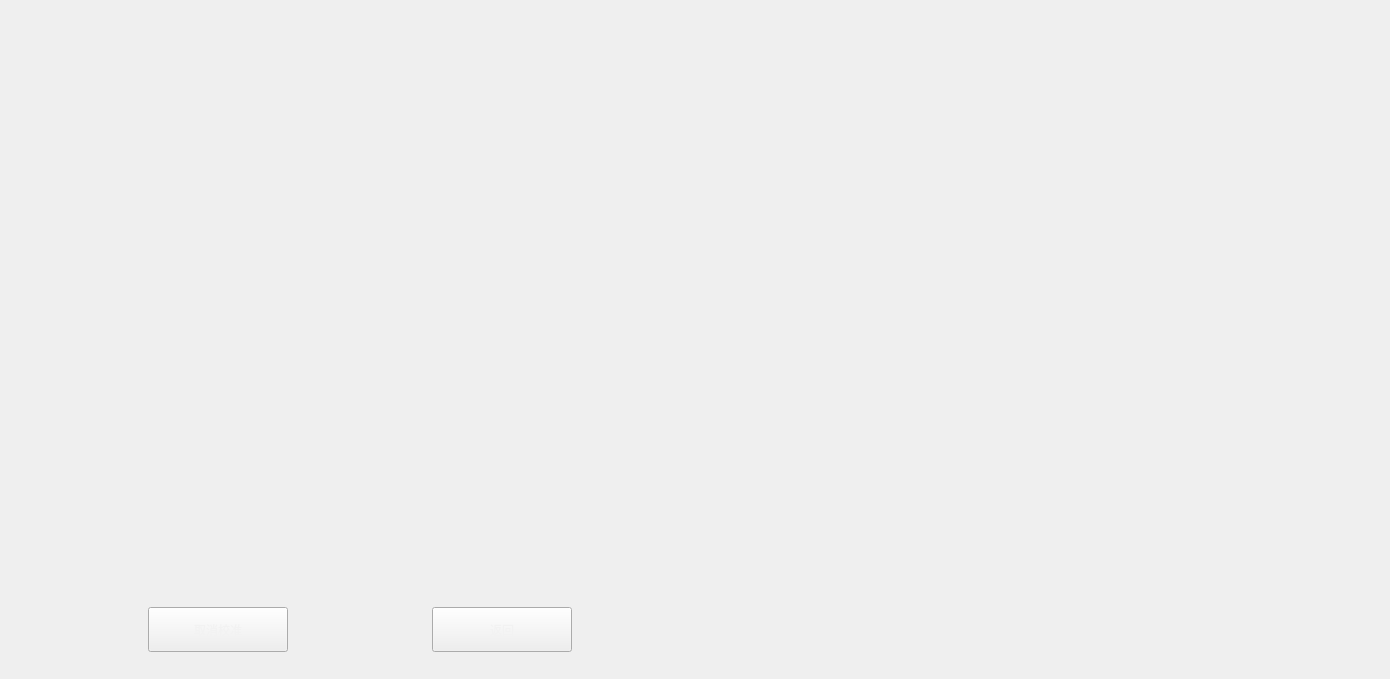
            <widget class="QWidget" name="Cali_ApplyList">
             <widget class="CaliApplyList" name="widget_4" native="true">
              <property name="geometry">
               <rect>
                <x>10</x>
                <y>0</y>
                <width>1371</width>
                <height>571</height>
               </rect>
              </property>
             </widget>
             <widget class="QWidget" name="horizontalLayoutWidget_2">
              <property name="geometry">
               <rect>
                <x>10</x>
                <y>590</y>
                <width>701</width>
                <height>80</height>
               </rect>
              </property>
              <layout class="QHBoxLayout" name="horizontalLayout_4">
               <item>
                <widget class="QPushButton" name="btn_CancleCali">
                 <property name="minimumSize">
                  <size>
                   <width>140</width>
                   <height>45</height>
                  </size>
                 </property>
                 <property name="maximumSize">
                  <size>
                   <width>140</width>
                   <height>45</height>
                  </size>
                 </property>
                 <property name="styleSheet">
                  <string notr="true">QPushButton{
font: 700 13pt &quot;Microsoft YaHei UI&quot;;
color: #F2F2F2;
border-image: url(:/resources/img/common/btnNomal.png);
padding: -1;}
QPushButton:pressed{
font: 700 13pt &quot;Microsoft YaHei UI&quot;;
color: #F2F2F2;
border-image: url(:/resources/img/common/btnClicked.png);
padding: -1;}
</string>
                 </property>
                 <property name="text">
                  <string>取消校准</string>
                 </property>
                </widget>
               </item>
               <item>
                <widget class="QPushButton" name="btn_BackCaliOverView">
                 <property name="minimumSize">
                  <size>
                   <width>140</width>
                   <height>45</height>
                  </size>
                 </property>
                 <property name="maximumSize">
                  <size>
                   <width>140</width>
                   <height>45</height>
                  </size>
                 </property>
                 <property name="styleSheet">
                  <string notr="true">QPushButton{
font: 700 13pt &quot;Microsoft YaHei UI&quot;;
color: #F2F2F2;
border-image: url(:/resources/img/common/btnNomal.png);
padding: -1;}
QPushButton:pressed{
font: 700 13pt &quot;Microsoft YaHei UI&quot;;
color: #F2F2F2;
border-image: url(:/resources/img/common/btnClicked.png);
padding: -1;}
</string>
                 </property>
                 <property name="text">
                  <string>返回</string>
                 </property>
                </widget>
               </item>
              </layout>
             </widget>
            </widget>
